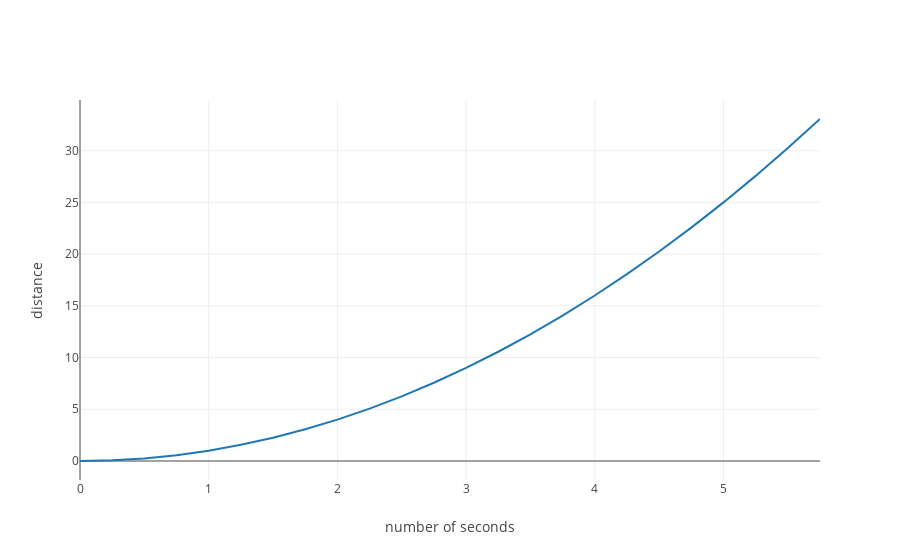

The notebook cell saved with this chart:
### Markdown cell above
We may want to know how well our track start does at one part of the race, say the starting point, versus another point later in the race.  Then we will know what to focus on in practice.  We can imagine the distance travelled by our track star's distance through time as represented by the function $f(x) = x^2$:

### Code cell
import plotly
from plotly.offline import iplot, init_notebook_mode
init_notebook_mode(connected=True)

from graph import plot, build_layout
from calculus import function_values_trace

x_squared = [(1, 2)]
range_twenty_four = list(range(0, 24))
six = list(map(lambda x: x/4, range_twenty_four))

trace_x_squared = function_values_trace(x_squared, six)
layout = build_layout(x_axis = {'title': 'number of seconds'}, y_axis = {'title': 'distance'})
plot([trace_x_squared], layout)

### Figure 1 — Plotly figure (JSON) as saved in the notebook; plotly's stock layout.template omitted (floating-point values rounded to 4 significant figures)
{"data": [{"mode": "lines", "name": "data", "text": [], "type": "scatter", "uid": "e4fb4ad6-5f22-11e9-8210-316d822ad0aa", "x": [0, 0.25, 0.5, 0.75, 1, 1.25, 1.5, 1.75, 2, 2.25, 2.5, 2.75, 3, 3.25, 3.5, 3.75, 4, 4.25, 4.5, 4.75, 5, 5.25, 5.5, 5.75], "y": [0, 0.0625, 0.25, 0.5625, 1, 1.562, 2.25, 3.062, 4, 5.062, 6.25, 7.562, 9, 10.56, 12.25, 14.06, 16, 18.06, 20.25, 22.56, 25, 27.56, 30.25, 33.06]}], "layout": {"xaxis": {"title": "number of seconds"}, "yaxis": {"title": "distance"}}}
